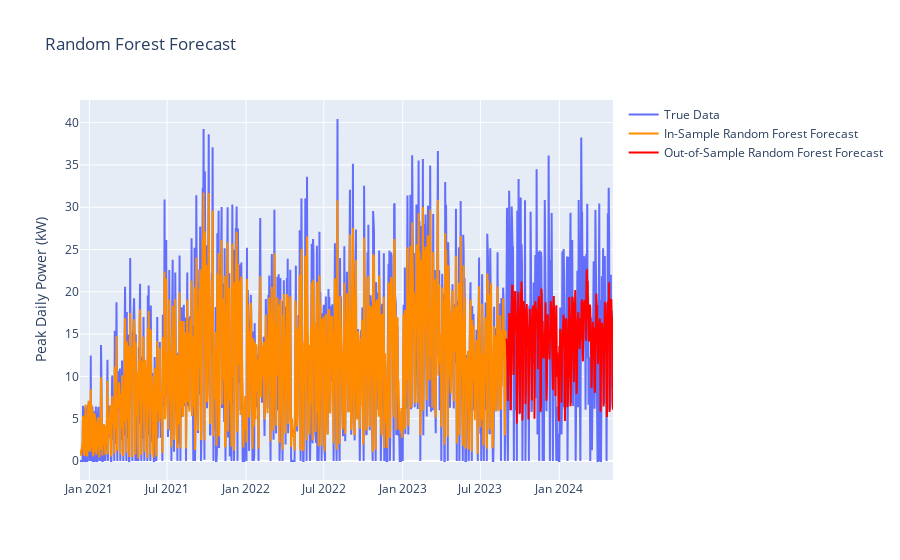

Notebook cell for this chart:
### Code cell
rf = RandomForestRegressor(n_estimators=1000, random_state=0, n_jobs=4)
rf.fit(X_train, Y_train)

fig = go.Figure()
fig.add_trace(
    go.Scatter(x = dailydemand_rf.index , y = dailydemand_rf["peak_power_kW"], name = "True Data", hovertext=dailydemand_rf["day"])
)
fig.add_trace(
    go.Scatter(x = X_train.index, y = rf.predict(X_train) , name = "In-Sample Random Forest Forecast" , line= {"color":"#FF8C00"}, hovertext=dailydemand["day"])
)
fig.add_trace(
    go.Scatter(x = X_test.index,
               y = rf.predict(X_test), name = "Out-of-Sample Random Forest Forecast" , line= {"color":"Red"}, hovertext=dailydemand_rf["day"].loc[dailydemand_rf.index >= test.index[0]])
)
fig.update_layout({"title" : f"Random Forest Forecast" , "yaxis_title" : "Peak Daily Power (kW)"})
fig.show()

print(f'Train Set RMSE: {root_mean_squared_error(Y_train, rf.predict(X_train))} kW')
print(f'Test Set RMSE: {root_mean_squared_error(Y_test, rf.predict(X_test))} kW')

### Figure 1 — Plotly figure (JSON) as saved in the notebook; plotly's stock layout.template omitted (floating-point values rounded to 4 significant figures; data arrays with more than 128 entries replaced by an {"elided": "..."} marker saying what was removed)
{"data": [{"hovertext": {"elided": "1243 str values"}, "name": "True Data", "type": "scatter", "x": {"elided": "1243 str values"}, "y": {"elided": "1243 float values"}}, {"hovertext": {"elided": "1264 str values"}, "line": {"color": "#FF8C00"}, "name": "In-Sample Random Forest Forecast", "type": "scatter", "x": {"elided": "994 str values"}, "y": {"elided": "994 float values"}}, {"hovertext": {"elided": "249 str values"}, "line": {"color": "Red"}, "name": "Out-of-Sample Random Forest Forecast", "type": "scatter", "x": {"elided": "249 str values"}, "y": {"elided": "249 float values"}}], "layout": {"title": {"text": "Random Forest Forecast"}, "yaxis": {"title": {"text": "Peak Daily Power (kW)"}}}}
